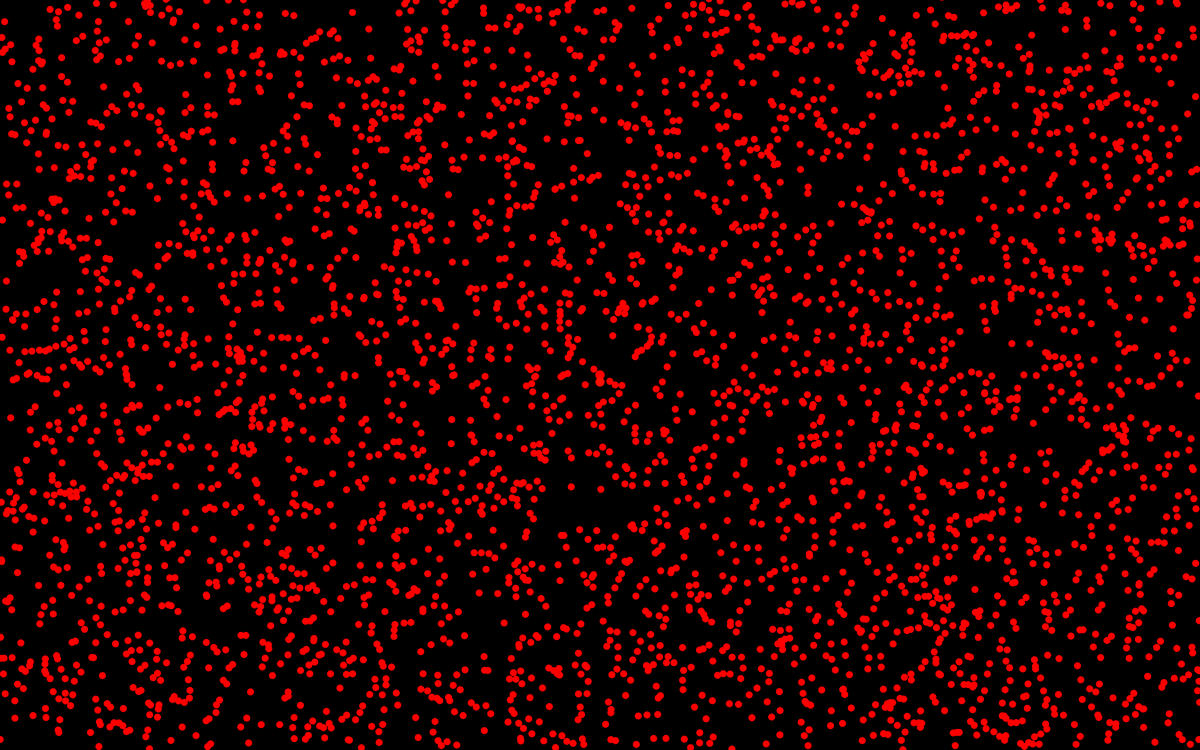
Frame 1 (no input)
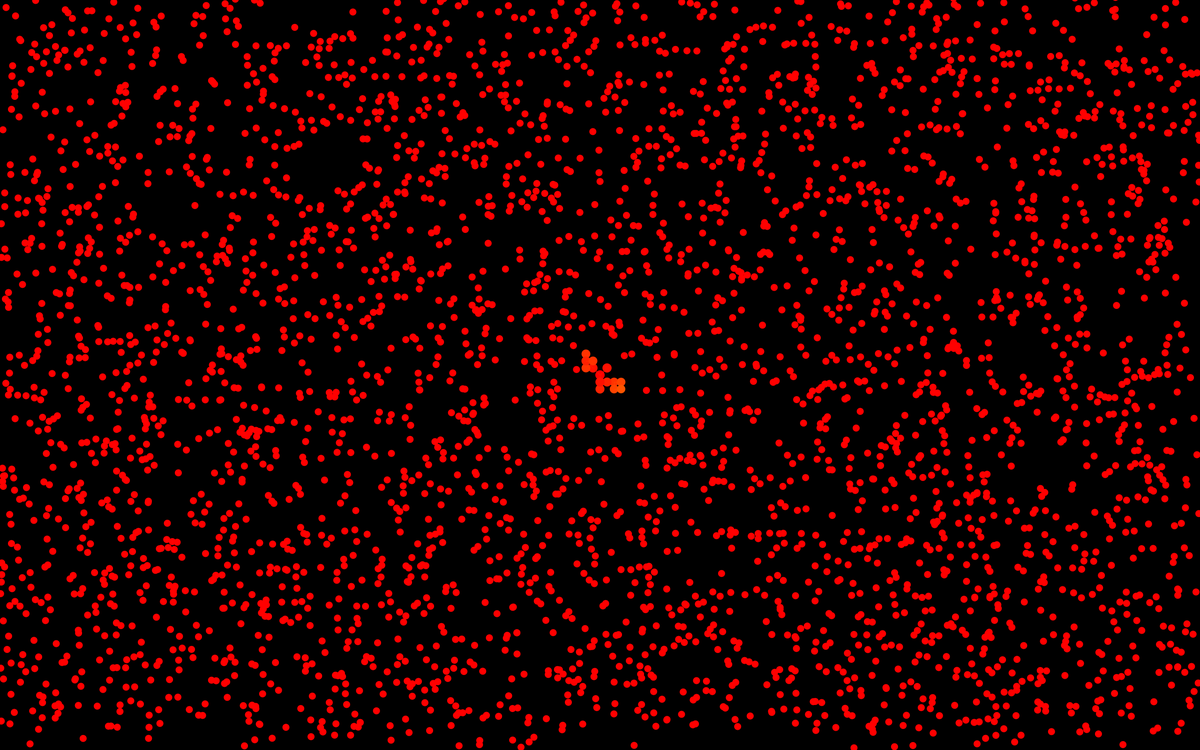
Frame 60 (the mouse pressed at the canvas centre just before this capture)
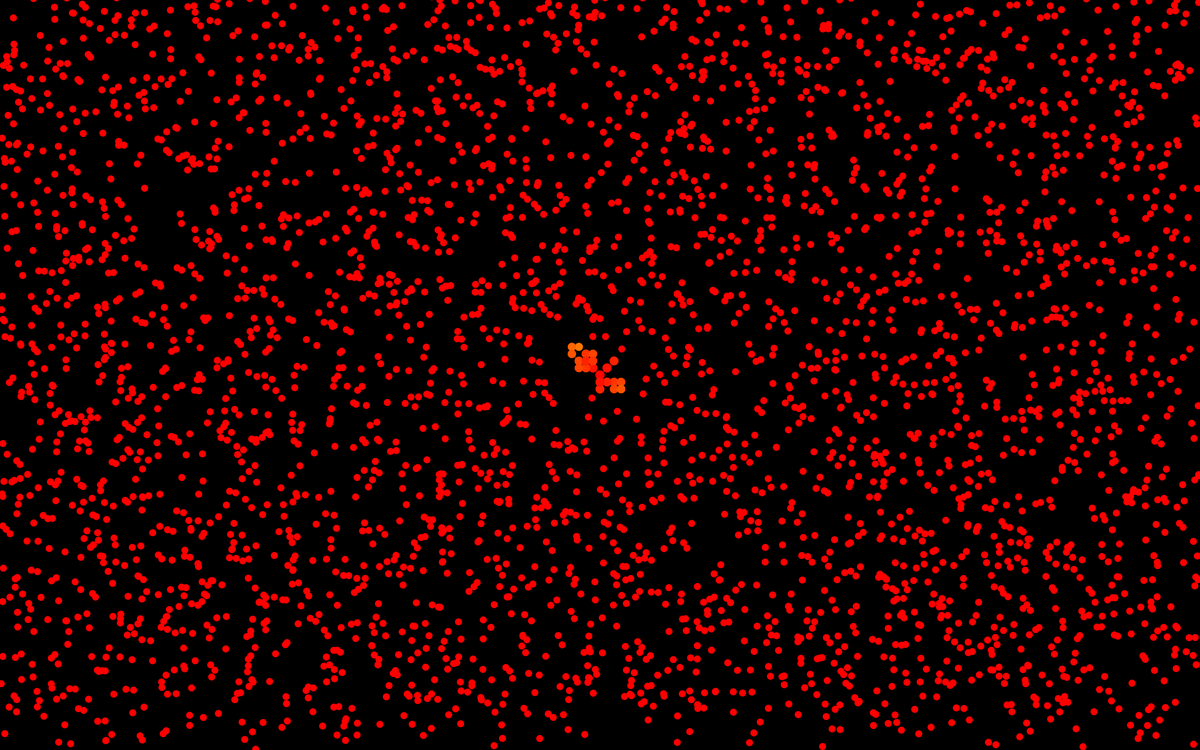
Frame 120 (the mouse held since frame 60 and released just before this capture)

The Processing sketch that drew these frames (run headless with seeded random() and noise(); from frame 60 on, the mouse is pressed at the canvas centre):

// Processing sketch: DLARightAngle
// ── DLARightAngle.pde
particle[] swarm;
int swarmSize = 3600;

void setup(){
  size(2560, 1600);
  colorMode(HSB, 360, 100, 100);
  
  //init swarm
  swarm = new particle[swarmSize];
  for(int i = 0; i < swarmSize; i++){
    swarm[i] = new particle();
  }
  
  //init starter freeze
  swarm[0].frozen = true;
  swarm[0].x = width * .5;
  swarm[0].y = height * .5;
  swarm[0].radius = 20;
}

void draw(){
  //set bg color
  background(0);
  
  //update particles
  for(int i = 0; i < swarmSize; i++){
    swarm[i].update();
  }
  
  //draw particles
  for(int i = 0; i < swarmSize; i++){
    swarm[i].display();
  }
}

float sigmoid(float x){
  float r = 0.5;
  return(2.0/(1 + exp(-r * x)) - 1);
}

// ── particle.pde
float noise = 10.0;
float freezeDist = 15;
float gravity = 2;
float freezeDistSqrd = freezeDist * freezeDist;

class particle{
  float x, y;
  float hue;
  float radius;
  boolean frozen;
  particle parent;
  
  particle(){ //constructor
    //set random position
    x = random(width);
    y = random(height);
    hue = 0;
    radius = 15;
    frozen = false;
    parent = null;
  }
  
  void update(){
    //float xSign = (x - (width * 0.5)) / (abs(x - (width * 0.5)));
    //float ySign = (y - (height * 0.5)) / (abs(y - (height * 0.5)));
    float xBias = -3 * cos(x - (width * .5));
    float yBias = -3 * sin(y - (height * .5));
    
    //skip if frozen
    if(frozen){
      return;
    }
    
    
    
    //update position with noise
    x += random(-noise, noise) + xBias;
    y += random(-noise, noise) + yBias;// + gravity;
    
    //wrap if on edge
    x = (x + width) % width;
    //y = (y + height) % height;
    if(y > height){
      y = 1;
      x = random(width);
    }
    
    //check for freeze
    checkFreezing();
  }
  
  //TODO: Snap attachments to 45 degree angles
  void checkFreezing(){
    float dx, dy, distance;
    for(int i = 0; i < swarmSize; i++){
      if(swarm[i].frozen){
        //get distance to frozen particle
        dx = x - swarm[i].x;
        if(dx < freezeDist){
          dy = y - swarm[i].y;
          if(dy < freezeDist){
            distance = ((dx * dx) + (dy * dy));
            //freeze if close enough
            if(distance < freezeDistSqrd){
              frozen = true;
              parent = swarm[i];
              hue = (parent.hue + 4) % 360;
              radius = parent.radius * 0.98;
              
              //place particle
              
              if(abs(dx) <= freezeDist * 0.5){ //snap to top
                x = parent.x;
                y = parent.y + (freezeDist * (dy / abs(dy)));
                return;
              }
              
              if(abs(dy) <= freezeDist * 0.5){ //snap to side
                y = parent.y;
                x = parent.x + (freezeDist * (dx / abs(dx)));
                return;
              }
              
              y = parent.y - freezeDist;
              x = parent.x + (freezeDist * (dx / abs(dx)));
          
              return;
            }
          }
        }
      }
    }
  }
  
  void display(){
    //draw connecting line to parent
    if(parent != null){
      stroke(hue, 100, 100);
      line(x, y, parent.x, parent.y);
    }
    
    //draw circle
    noStroke();
    fill(hue, 100, 100);
    circle(x, y, radius);
  }
};
